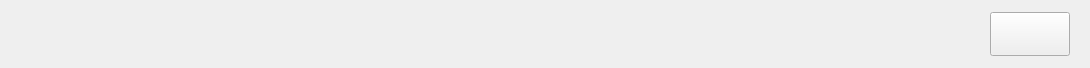
<?xml version="1.0" encoding="UTF-8"?>
<ui version="4.0">
 <class>Level1Alarm</class>
 <widget class="QFrame" name="Level1Alarm">
  <property name="geometry">
   <rect>
    <x>0</x>
    <y>0</y>
    <width>1090</width>
    <height>68</height>
   </rect>
  </property>
  <property name="minimumSize">
   <size>
    <width>1090</width>
    <height>68</height>
   </size>
  </property>
  <property name="maximumSize">
   <size>
    <width>1090</width>
    <height>68</height>
   </size>
  </property>
  <property name="windowTitle">
   <string>Level1Alarm</string>
  </property>
  <widget class="QLabel" name="Level1_Label">
   <property name="geometry">
    <rect>
     <x>0</x>
     <y>0</y>
     <width>1090</width>
     <height>68</height>
    </rect>
   </property>
   <property name="minimumSize">
    <size>
     <width>1090</width>
     <height>68</height>
    </size>
   </property>
   <property name="maximumSize">
    <size>
     <width>1090</width>
     <height>68</height>
    </size>
   </property>
   <property name="styleSheet">
    <string notr="true"/>
   </property>
   <property name="text">
    <string/>
   </property>
  </widget>
  <widget class="QPushButton" name="Help_Button">
   <property name="geometry">
    <rect>
     <x>990</x>
     <y>12</y>
     <width>80</width>
     <height>44</height>
    </rect>
   </property>
   <property name="minimumSize">
    <size>
     <width>80</width>
     <height>44</height>
    </size>
   </property>
   <property name="maximumSize">
    <size>
     <width>80</width>
     <height>44</height>
    </size>
   </property>
   <property name="text">
    <string/>
   </property>
  </widget>
  <widget class="QLabel" name="AlarmText_Label">
   <property name="geometry">
    <rect>
     <x>95</x>
     <y>0</y>
     <width>811</width>
     <height>68</height>
    </rect>
   </property>
   <property name="minimumSize">
    <size>
     <width>811</width>
     <height>68</height>
    </size>
   </property>
   <property name="maximumSize">
    <size>
     <width>811</width>
     <height>68</height>
    </size>
   </property>
   <property name="styleSheet">
    <string notr="true"/>
   </property>
   <property name="text">
    <string/>
   </property>
  </widget>
 </widget>
 <resources>
  <include location="../resource/MessageManagement/MessageManagement.qrc"/>
 </resources>
 <connections/>
</ui>
